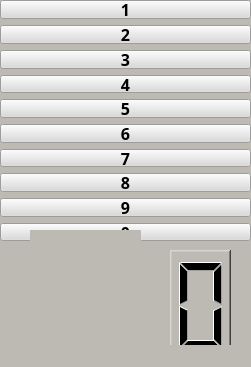
<?xml version="1.0" encoding="UTF-8"?>
<ui version="4.0">
 <class>MainWindow</class>
 <widget class="QMainWindow" name="MainWindow">
  <property name="geometry">
   <rect>
    <x>0</x>
    <y>0</y>
    <width>251</width>
    <height>367</height>
   </rect>
  </property>
  <property name="windowTitle">
   <string>MainWindow</string>
  </property>
  <property name="styleSheet">
   <string notr="true">background-color: rgb(188, 186, 179);</string>
  </property>
  <widget class="QWidget" name="centralwidget">
   <widget class="QLCDNumber" name="numero">
    <property name="geometry">
     <rect>
      <x>170</x>
      <y>250</y>
      <width>61</width>
      <height>111</height>
     </rect>
    </property>
    <property name="styleSheet">
     <string notr="true">background color:rgb(255, 237, 252)</string>
    </property>
    <property name="frameShape">
     <enum>QFrame::WinPanel</enum>
    </property>
    <property name="frameShadow">
     <enum>QFrame::Raised</enum>
    </property>
    <property name="lineWidth">
     <number>5</number>
    </property>
    <property name="smallDecimalPoint">
     <bool>false</bool>
    </property>
    <property name="digitCount">
     <number>1</number>
    </property>
    <property name="value" stdset="0">
     <double>0.000000000000000</double>
    </property>
   </widget>
   <widget class="QWidget" name="layoutWidget">
    <property name="geometry">
     <rect>
      <x>0</x>
      <y>0</y>
      <width>251</width>
      <height>241</height>
     </rect>
    </property>
    <layout class="QVBoxLayout" name="verticalLayout">
     <item>
      <widget class="QPushButton" name="num1">
       <property name="font">
        <font>
         <family>Segoe UI Black</family>
         <pointsize>12</pointsize>
         <weight>75</weight>
         <bold>true</bold>
        </font>
       </property>
       <property name="styleSheet">
        <string notr="true">background-color: rgb(218, 218, 218);</string>
       </property>
       <property name="text">
        <string>1</string>
       </property>
      </widget>
     </item>
     <item>
      <widget class="QPushButton" name="num2">
       <property name="font">
        <font>
         <family>Segoe UI Black</family>
         <pointsize>12</pointsize>
         <weight>75</weight>
         <bold>true</bold>
        </font>
       </property>
       <property name="styleSheet">
        <string notr="true">background-color: rgb(218, 218, 218);</string>
       </property>
       <property name="text">
        <string>2</string>
       </property>
      </widget>
     </item>
     <item>
      <widget class="QPushButton" name="num3">
       <property name="font">
        <font>
         <family>Segoe UI Black</family>
         <pointsize>12</pointsize>
         <weight>75</weight>
         <bold>true</bold>
        </font>
       </property>
       <property name="styleSheet">
        <string notr="true">background-color: rgb(218, 218, 218);</string>
       </property>
       <property name="text">
        <string>3</string>
       </property>
       <property name="autoDefault">
        <bool>false</bool>
       </property>
       <property name="default">
        <bool>false</bool>
       </property>
      </widget>
     </item>
     <item>
      <widget class="QPushButton" name="num4">
       <property name="font">
        <font>
         <family>Segoe UI Black</family>
         <pointsize>12</pointsize>
         <weight>75</weight>
         <bold>true</bold>
        </font>
       </property>
       <property name="styleSheet">
        <string notr="true">background-color: rgb(218, 218, 218);</string>
       </property>
       <property name="text">
        <string>4</string>
       </property>
      </widget>
     </item>
     <item>
      <widget class="QPushButton" name="num5">
       <property name="font">
        <font>
         <family>Segoe UI Black</family>
         <pointsize>12</pointsize>
         <weight>75</weight>
         <bold>true</bold>
        </font>
       </property>
       <property name="styleSheet">
        <string notr="true">background-color: rgb(218, 218, 218);</string>
       </property>
       <property name="text">
        <string>5</string>
       </property>
      </widget>
     </item>
     <item>
      <widget class="QPushButton" name="num6">
       <property name="font">
        <font>
         <family>Segoe UI Black</family>
         <pointsize>12</pointsize>
         <weight>75</weight>
         <bold>true</bold>
        </font>
       </property>
       <property name="styleSheet">
        <string notr="true">background-color: rgb(218, 218, 218);</string>
       </property>
       <property name="text">
        <string>6</string>
       </property>
      </widget>
     </item>
     <item>
      <widget class="QPushButton" name="num7">
       <property name="font">
        <font>
         <family>Segoe UI Black</family>
         <pointsize>12</pointsize>
         <weight>75</weight>
         <bold>true</bold>
        </font>
       </property>
       <property name="styleSheet">
        <string notr="true">background-color: rgb(218, 218, 218);</string>
       </property>
       <property name="text">
        <string>7</string>
       </property>
      </widget>
     </item>
     <item>
      <widget class="QPushButton" name="num8">
       <property name="font">
        <font>
         <family>Segoe UI Black</family>
         <pointsize>12</pointsize>
         <weight>75</weight>
         <bold>true</bold>
        </font>
       </property>
       <property name="styleSheet">
        <string notr="true">background-color: rgb(218, 218, 218);</string>
       </property>
       <property name="text">
        <string>8</string>
       </property>
      </widget>
     </item>
     <item>
      <widget class="QPushButton" name="num9">
       <property name="font">
        <font>
         <family>Segoe UI Black</family>
         <pointsize>12</pointsize>
         <weight>75</weight>
         <bold>true</bold>
        </font>
       </property>
       <property name="styleSheet">
        <string notr="true">background-color: rgb(218, 218, 218);</string>
       </property>
       <property name="text">
        <string>9</string>
       </property>
      </widget>
     </item>
     <item>
      <widget class="QPushButton" name="num0">
       <property name="font">
        <font>
         <family>Segoe UI Black</family>
         <pointsize>12</pointsize>
         <weight>75</weight>
         <bold>true</bold>
        </font>
       </property>
       <property name="styleSheet">
        <string notr="true">background-color: rgb(218, 218, 218);</string>
       </property>
       <property name="text">
        <string>0</string>
       </property>
      </widget>
     </item>
    </layout>
   </widget>
   <widget class="QLabel" name="label">
    <property name="geometry">
     <rect>
      <x>30</x>
      <y>230</y>
      <width>111</width>
      <height>111</height>
     </rect>
    </property>
    <property name="text">
     <string>&lt;html&gt;&lt;head/&gt;&lt;body&gt;&lt;p&gt;&lt;img src=&quot;:/logo/logouni.png&quot;/&gt;&lt;/p&gt;&lt;/body&gt;&lt;/html&gt;</string>
    </property>
   </widget>
  </widget>
  <widget class="QStatusBar" name="statusbar"/>
 </widget>
 <resources>
  <include location="logo1.qrc"/>
 </resources>
 <connections/>
</ui>
